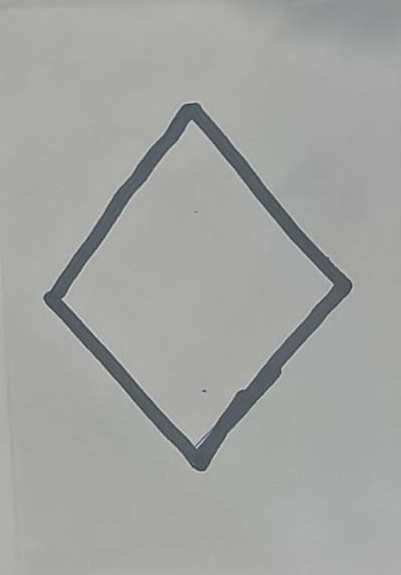
#> input picture ages_6-9/visual_integration/templates/diamond.png, 401 x 575 px, given in place of raw_img.png, which was not available
$ jupyter execute visual_integration.ipynb   (text cells are left out)
#> lines starting #> are read from the running program, lines starting #| are printed output that depends on the picture; after the words box and inside, x2 and y2 are one past the last pixel; in counts of white or black regions, pixels touching at a corner belong together; pictures that were not available may be replaced by others from this repository, and a replacement may not be noted
[cell 1]
# VISUAL MOTOR INTEGRATION (IMAGE BASED)

import cv2
import numpy as np
# !pip install scikit-image

[cell 2]
# LOAD IDEAL SHAPES (TEMPLATES)
def load_templates():
    templates = {
        "vertical_line": cv2.imread("templates/vertical_line.png", 0),
        "horizontal_line": cv2.imread("templates/horizontal_line.png", 0),
        "circle": cv2.imread("templates/circle.png", 0),
        "cross": cv2.imread("templates/cross.png", 0),
        "square": cv2.imread("templates/square.png", 0),
        "x": cv2.imread("templates/x.png", 0),
        "triangle": cv2.imread("templates/triangle.png", 0),
        "diamond": cv2.imread("templates/diamond.png", 0)
    }
    # print(len(templates))
    return templates

[cell 3]
# SPLIT INTO 2x4 GRID
def split_grid(img):

    h, w = img.shape[:2]

    rows = 2
    cols = 4

    cell_h = h // rows
    cell_w = w // cols

    cells = []

    for i in range(rows):
        for j in range(cols):
            y1 = i * cell_h
            y2 = (i+1) * cell_h
            x1 = j * cell_w
            x2 = (j+1) * cell_w

            cell = img[y1:y2, x1:x2]
            cells.append(cell)

    return cells

[cell 4]
# PREPROCESS (stable)
def preprocess(img):
    if len(img.shape) == 3:
        img = cv2.cvtColor(img, cv2.COLOR_BGR2GRAY)

    img = cv2.GaussianBlur(img, (5,5), 0)

    _, th = cv2.threshold(img, 0, 255, cv2.THRESH_BINARY_INV + cv2.THRESH_OTSU)

    # ensure white shape on black background
    white_pixels = np.sum(th == 255)
    black_pixels = np.sum(th == 0)

    if white_pixels > black_pixels:
        th = cv2.bitwise_not(th)

    # remove tiny noise
    kernel = np.ones((3,3), np.uint8)
    th = cv2.morphologyEx(th, cv2.MORPH_OPEN, kernel)

    return th

[cell 5]
# EXTRACT SHAPE (crop)
def extract(th):
    cnts, _ = cv2.findContours(th, cv2.RETR_EXTERNAL, cv2.CHAIN_APPROX_SIMPLE)
    if not cnts:
        return None

    cnt = max(cnts, key=cv2.contourArea)
    x,y,w,h = cv2.boundingRect(cnt)
    return th[y:y+h, x:x+w]

[cell 6]
# NORMALIZE (important)
def normalize(img):

    canvas = np.zeros((128,128), dtype=np.uint8)

    h, w = img.shape
    scale = 100 / max(h, w)

    new_w = int(w * scale)
    new_h = int(h * scale)

    resized = cv2.resize(img, (new_w, new_h))

    x_offset = (128 - new_w)//2
    y_offset = (128 - new_h)//2

    canvas[y_offset:y_offset+new_h, x_offset:x_offset+new_w] = resized

    return canvas

[cell 7]
def line_type(shape):

    pts = np.column_stack(np.where(shape > 0))

    if len(pts) < 10:
        return "unknown"

    y_min, x_min = pts.min(axis=0)
    y_max, x_max = pts.max(axis=0)

    h = y_max - y_min + 1
    w = x_max - x_min + 1

    # aspect ratio
    if h > 4 * w:
        return "vertical_line"

    if w > 4 * h:
        return "horizontal_line"

    return "other"

[cell 8]
import cv2
import numpy as np

def shape_similarity(img1, img2):

    th1 = preprocess(img1)
    th2 = preprocess(img2)

    crop1 = extract(th1)
    crop2 = extract(th2)

    if crop1 is None or crop2 is None:
        return 0.0

    norm1 = normalize(crop1)
    norm2 = normalize(crop2)

    # STRICT LINE GATE
    type1 = line_type(norm1)
    type2 = line_type(norm2)

    # if one is vertical/horizontal and other is not
    if type1 != type2:
        if "line" in type1 or "line" in type2:
            return 0.01

    # EDGES (shape only)
    edge1 = cv2.Canny(norm1, 50, 150)
    edge2 = cv2.Canny(norm2, 50, 150)

    # DISTANCE TRANSFORM (bidirectional)
    dist1 = cv2.distanceTransform(255 - edge1, cv2.DIST_L2, 3)
    dist2 = cv2.distanceTransform(255 - edge2, cv2.DIST_L2, 3)

    pts1 = np.column_stack(np.where(edge1 > 0))
    pts2 = np.column_stack(np.where(edge2 > 0))

    if len(pts1) == 0 or len(pts2) == 0:
        return 0.0

    # A → B
    d1 = dist2[pts1[:,0], pts1[:,1]].mean()

    # B → A
    d2 = dist1[pts2[:,0], pts2[:,1]].mean()

    dist = (d1 + d2) / 2

    # FINAL SCORE (tunable)
    score = np.exp(-dist / 2.5)

    return float(score)

[cell 9]
# QUALITY METRICS
def compute_quality(shape):

    edges = cv2.Canny(shape, 50, 150)

    contours, _ = cv2.findContours(edges, cv2.RETR_EXTERNAL, cv2.CHAIN_APPROX_SIMPLE)

    # smoothness
    perimeters = [cv2.arcLength(c, True) for c in contours]
    smoothness = np.std(perimeters) if perimeters else 1

    # closure
    closed = sum([1 for c in contours if cv2.isContourConvex(c)])

    # proportion
    h, w = shape.shape
    ratio = w / (h + 1e-6)

    return smoothness, closed, ratio

[cell 10]
# QUALITY SCORE
# -------------------------------
def quality_score_fn(metrics):

    smoothness, closure, ratio = metrics

    score = 0

    # smoothness
    if smoothness < 10: score += 2
    elif smoothness < 20: score += 1

    # closure
    if closure >= 1: score += 1

    # proportion
    if 0.7 < ratio < 1.3: score += 2
    elif 0.5 < ratio < 1.5: score += 1

    return max(1, min(5, score))

[cell 11]
# ACCURACY SCORE
def acc_score_cal(correct, age_group):

    acc_score = 0
    if age_group == "6-7":
        if correct >= 7: acc_score = 5
        elif correct >= 5: acc_score = 4
        elif correct >= 3: acc_score = 3
        elif correct >= 2: acc_score = 2
        else: acc_score = 1
    else:
        if correct == 8: acc_score = 5
        elif correct >= 6: acc_score = 4
        elif correct >= 4: acc_score = 3
        elif correct >= 2: acc_score = 2
        else: acc_score = 1
    return acc_score

[cell 12]
# MAIN FUNCTION
def vmi_grid_test(image_path, age_group="6-7"):

#> called with image_path = 'data/raw_img.png', age_group = '6-7'
    img = cv2.imread(image_path)
#> img is the input picture: shape (575, 401, 3); mean B, G, R 162.7, 164, 163.1

    # split grid
    cells = split_grid(img)
#> after the loop in split_grid, `for i in range(rows):`: cells = 8 items
#> cells = 8 items

    templates = load_templates()
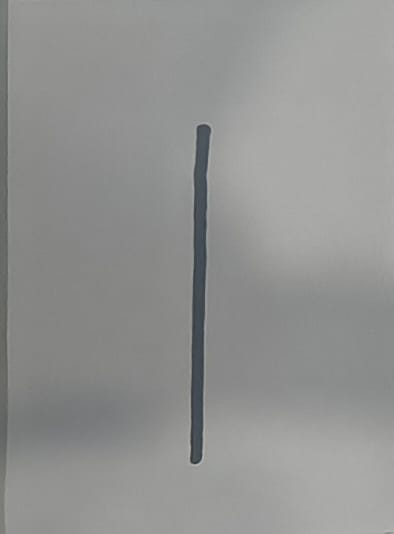
#> input picture ages_6-9/visual_integration/templates/vertical_line.png, 394 x 534 px
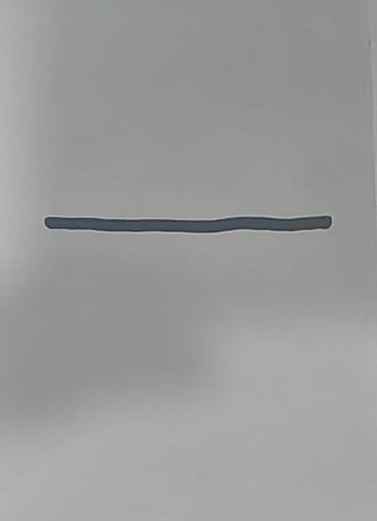
#> input picture ages_6-9/visual_integration/templates/horizontal_line.png, 377 x 521 px
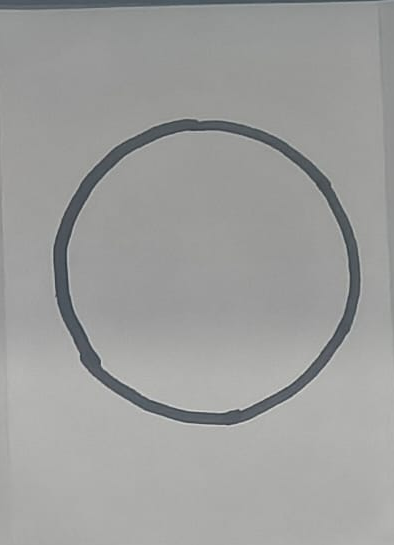
#> input picture ages_6-9/visual_integration/templates/circle.png, 394 x 545 px
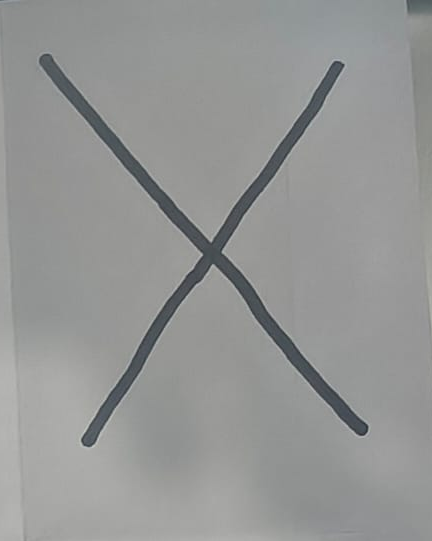
#> input picture ages_6-9/visual_integration/templates/cross.png, 432 x 541 px
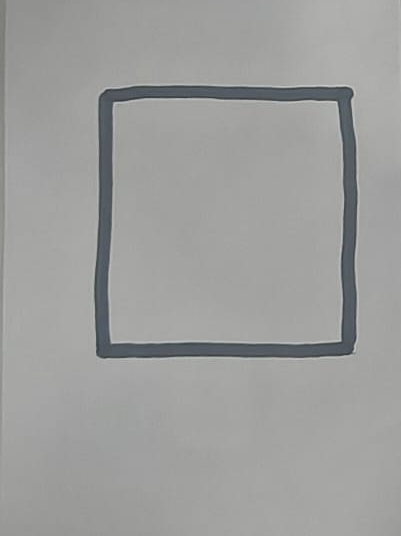
#> input picture ages_6-9/visual_integration/templates/square.png, 401 x 536 px
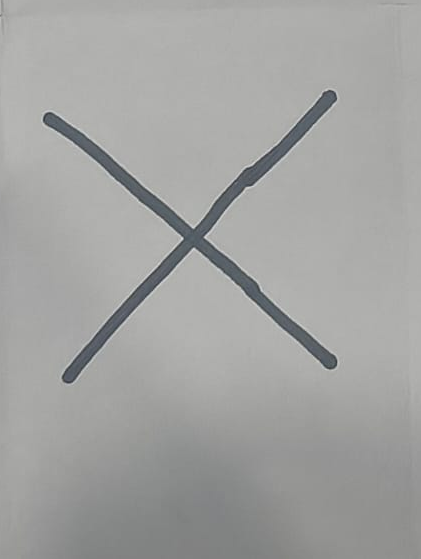
#> input picture ages_6-9/visual_integration/templates/x.png, 421 x 559 px
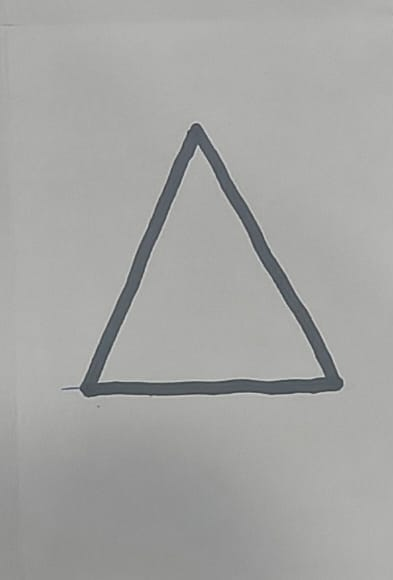
#> input picture ages_6-9/visual_integration/templates/triangle.png, 393 x 580 px
#> templates = 8 items

    correct = 0
    quality_scores = []
    template_order = ["vertical_line","horizontal_line","circle","cross","square","x","triangle","diamond"]

    for i in range(8):

        cell = cells[i]

        thresh = preprocess(cell)

        key = template_order[i]
        # -------- FETCH TEMPLATE --------
        if key not in templates:
            print(f"❌ Missing template: {key}")
            quality_scores.append(1)
            continue

        template = templates[key]

        if template is None or not isinstance(template, np.ndarray):
            print(f"❌ Invalid template: {key}")
            quality_scores.append(1)
            continue

        # accuracy
        # sim = match_shape(thresh, template)
        sim = shape_similarity(thresh, template)
        print(f"Shape is {key} and Score is {sim:0.2f}")

        if sim > 0.5:
            correct += 1

        # quality
        metrics = compute_quality(thresh)
        q = quality_score_fn(metrics)
        quality_scores.append(q)

        # debug view
        cv2.imshow(f"Accurate Shape {i+1}", template)
        cv2.waitKey(1000)
        cv2.imshow(f"Shape {i+1}", thresh)
        cv2.waitKey(1000)
#> this loop made 8 passes
#| Shape is vertical_line and Score is 0.00
#| Shape is horizontal_line and Score is 0.01
#| Shape is circle and Score is 0.00
#| Shape is cross and Score is 0.03
#| Shape is square and Score is 0.00
#| Shape is x and Score is 0.00
#| Shape is triangle and Score is 0.00
#| Shape is diamond and Score is 0.01
#> pass 1, in preprocess, `_, th = cv2.threshold(img, 0, 255, cv2.THRESH_BINARY_INV + cv2.THRESH_..`:
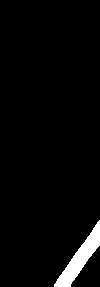
#> th: shape (287, 100); 3.3% white; 1 white region, box (x1, y1, x2, y2) and area: (54, 220, 100, 287) 961
#> after the loop:
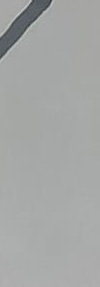
#> cell: shape (287, 100, 3); mean of channels 0, 1, 2 165.6, 166.7, 164.9; drawn as B, G, R
#> after the loop:
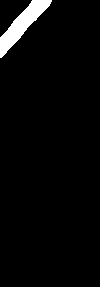
#> thresh: shape (287, 100); 3.5% white; 1 white region, box (x1, y1, x2, y2) and area: (0, 0, 52, 58) 991
#> after the loop, correct = 0; quality_scores = [1, 2, 2, 1, 1, 2, 2, 1]
        # cv2.destroyAllWindows()
    cv2.destroyAllWindows()

    # ACCURACY SCORE
    acc_score = acc_score_cal(correct, age_group)
#> acc_score = 1

    # QUALITY SCORE
    quality_score = round(np.mean(quality_scores)) if quality_scores else 1
#> quality_score = 2

    # FINAL SCORE
    final_score = round((acc_score + quality_score) / 2)
#> final_score = 2

    print("------ VMI GRID RESULT ------")
    print(f"Shapes Correct: {correct}/8")
#| Shapes Correct: 0/8
    print(f"Accuracy Score: {acc_score}")
#| Accuracy Score: 1
    print(f"Quality Score: {quality_score}")
#| Quality Score: 2
    print(f"Final Score: {final_score}")
#| Final Score: 2

    return final_score
